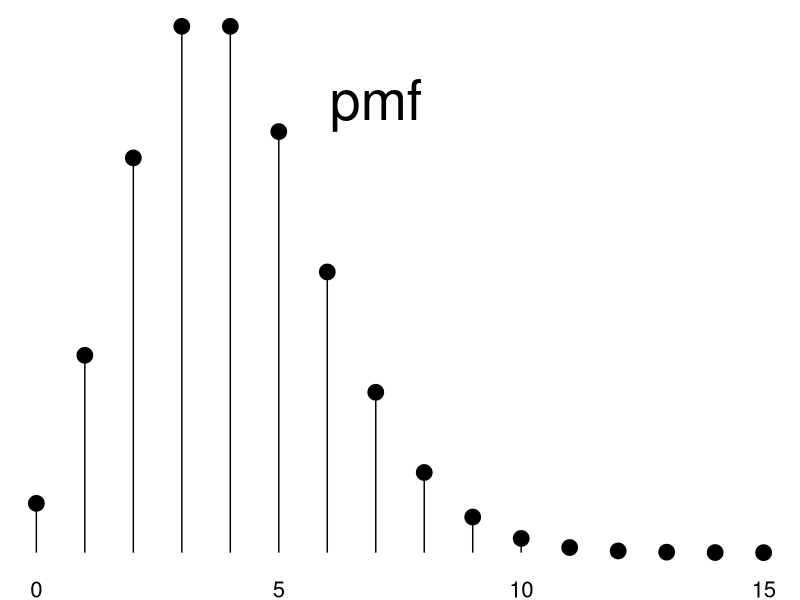
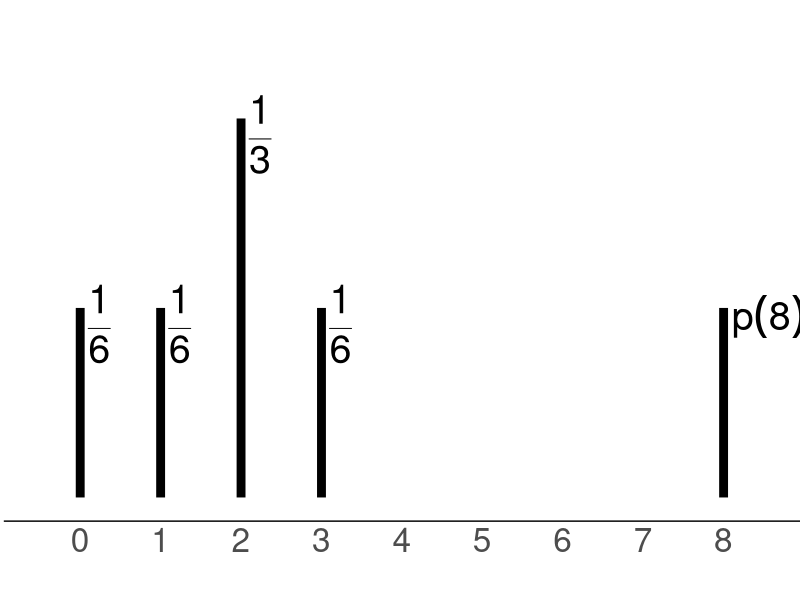
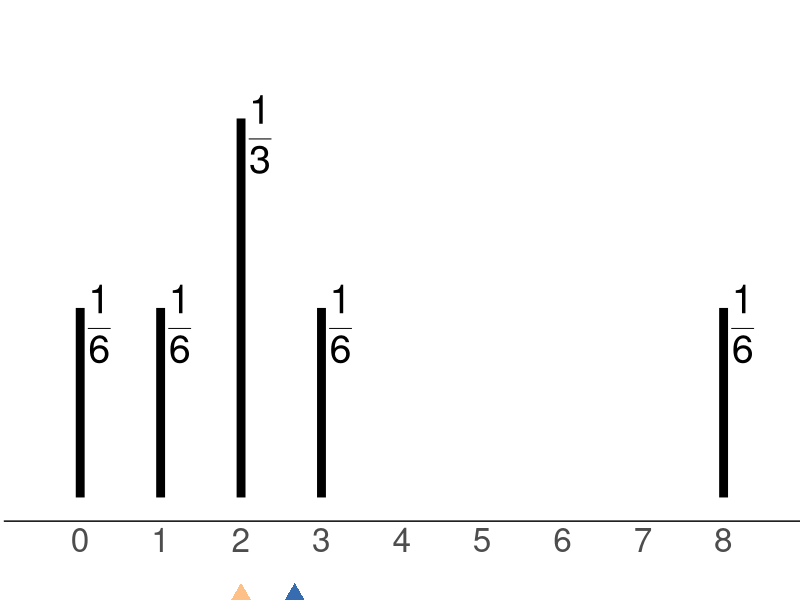
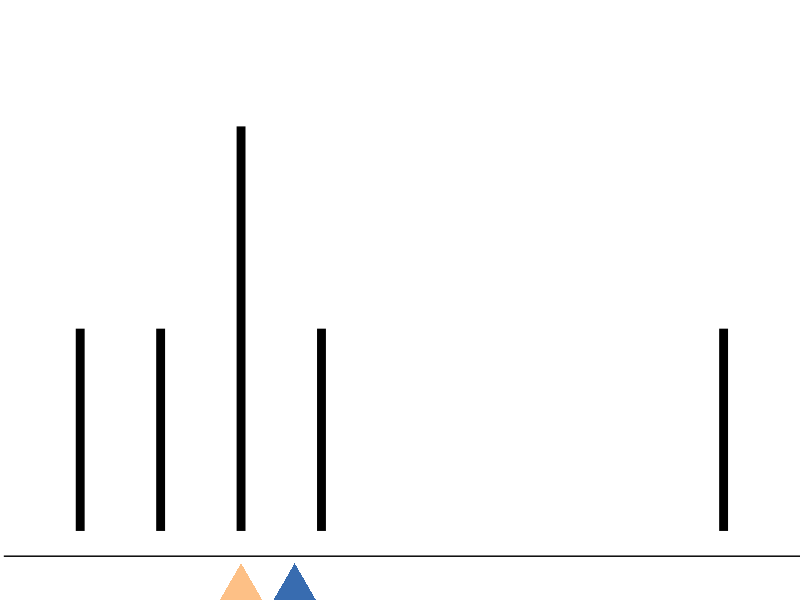
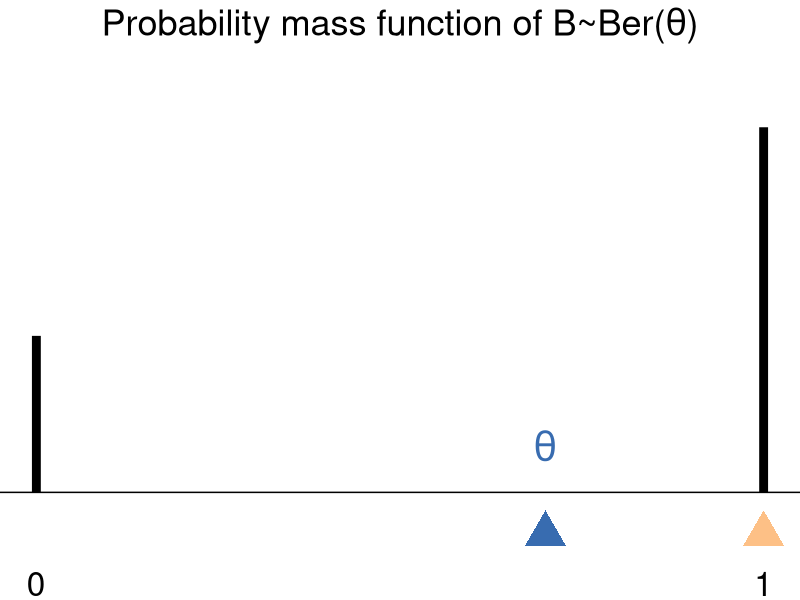
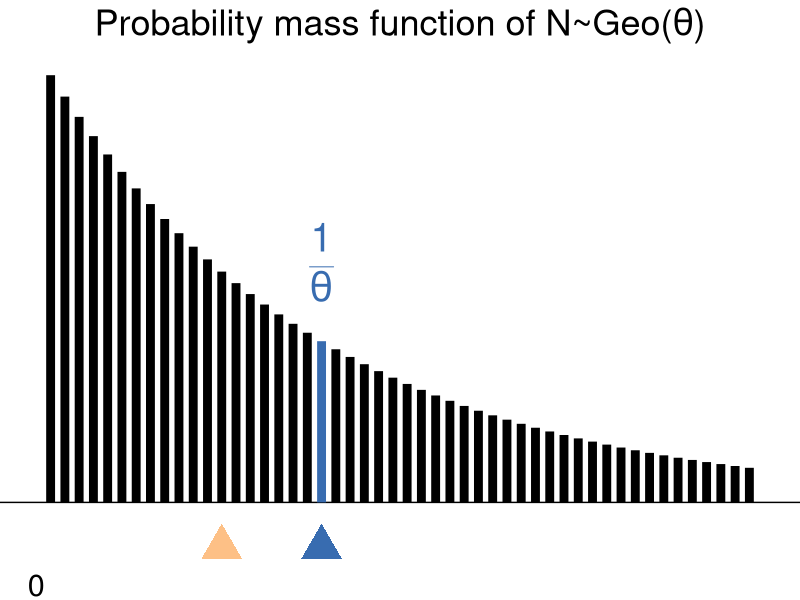
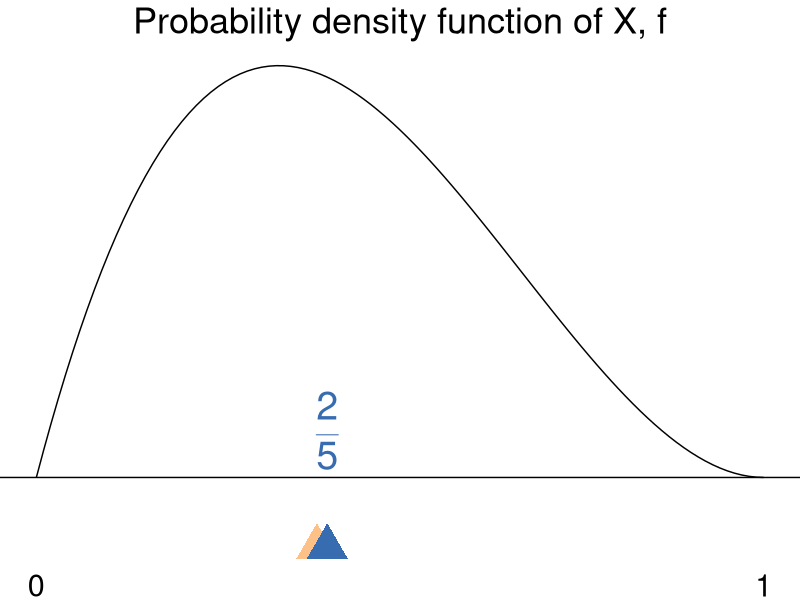
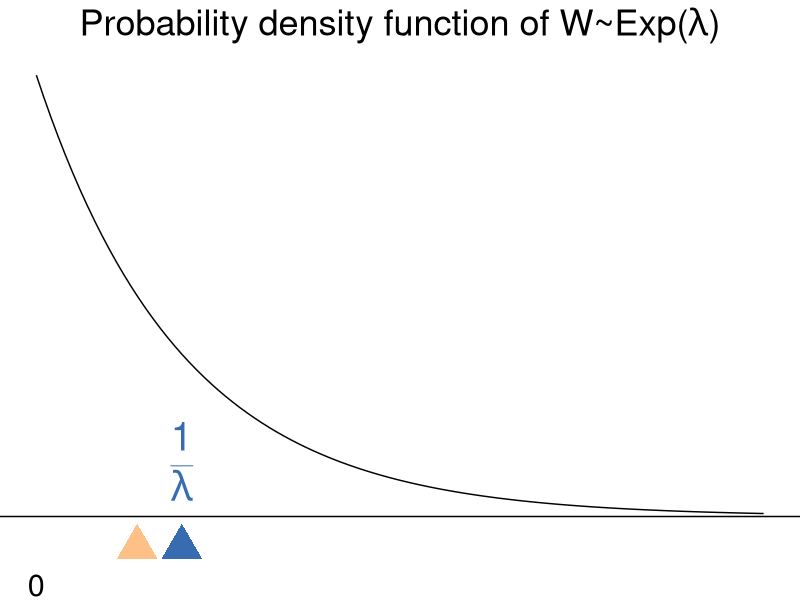

Write R code to recreate these figures, in order.
## ---- chunk 1
library(tidyverse)
library(fontawesome)
library(ggforce)
knitr::opts_chunk$set(eval = TRUE)
palette(RColorBrewer::brewer.pal(8, "Accent"))
# plot(1:5, col = 1:5, cex = 2, pch = 16)
theme_sizes <- theme(
    plot.title = element_text(size = 32),
    plot.subtitle = element_text(size = 24),
    axis.text = element_text(size = 20),
    axis.title = element_blank(),
    legend.text = element_text(size = 20)
  )
## ---- chunk 2
#| echo: false
pcoffee <- ggplot(tibble(x = 0:15, d = dpois(0:15, 4)), aes(x = x, y = d)) +
  theme_void() +
  geom_segment(aes(xend = x, yend = 0)) +
  geom_point(size = 5, col = 1) +
  annotate("text", 7, dpois(4, 3), label = "pmf", size = 14) +
  scale_x_continuous(breaks = seq(0, 20, 5)) +
  theme(axis.text.x = element_text(size = 16))
pcoffee
## ---- chunk 3
pmf_coffee_cups <- tibble(
  x = c(0, 1, 2, 3, 8),
  p = c(1/6, 1/6, 1/3, 1/6, 1/6),
  plab = c("frac(1,6)", "frac(1,6)", "frac(1,3)", "frac(1,6)", "p(8)")
)
ggplot(pmf_coffee_cups, aes(x = x, y = p)) +
  theme_classic() +
  geom_segment(aes(xend = x, yend = 0), linewidth = 3) +
  geom_text(aes(label = plab), parse = TRUE,
            hjust = 0, vjust = .7, nudge_x = .1, size = 10) +
  scale_x_continuous(breaks = 0:8) +
  coord_cartesian(ylim = c(0, 5/12), xlim = c(-0.5, 8.5), clip = "off") +
  theme(
    axis.text.x = element_text(size = 24),
    axis.line.y = element_blank(),
    axis.title = element_blank(),
    axis.ticks = element_blank(),
    axis.text.y = element_blank(),
    plot.margin = unit(c(0, 0, 2, 0), "lines")
  )
## ---- chunk 4
#| echo: false
mean_coffee_cups <- sum(pmf_coffee_cups$x * pmf_coffee_cups$p)
pmf_coffee_cups$plab[5] <- "frac(1,6)"
ggplot(pmf_coffee_cups, aes(x = x, y = p)) +
  theme_classic() +
  geom_segment(aes(xend = x, yend = 0), linewidth = 3) +
  geom_text(aes(label = plab), parse = TRUE,
            hjust = 0, vjust = .7, nudge_x = .1, size = 10) +
  scale_x_continuous(breaks = 0:8) +
  coord_cartesian(ylim = c(0, 5/12), xlim = c(-0.5, 8.5), clip = "off") +
  annotate("point", x = 2, y = -0.1,
           pch = 17, size = 12, fill = palette()[3], color = palette()[3]) +
  annotate("point", x = mean_coffee_cups, y = -0.1,
           pch = 17, size = 12, fill = palette()[5], color = palette()[5]) +
  theme(
    axis.text.x = element_text(size = 24),
    axis.line.y = element_blank(),
    axis.title = element_blank(),
    axis.ticks = element_blank(),
    axis.text.y = element_blank(),
    plot.margin = unit(c(0, 0, 2, 0), "lines")
  ) 
## ---- chunk 5
#| echo: false
ggplot(pmf_coffee_cups, aes(x = x, y = p)) +
  theme_classic() +
  geom_segment(aes(xend = x, yend = 0), linewidth = 3) +
  scale_x_continuous(breaks = 0:8) +
  coord_cartesian(ylim = c(0, 5/12), xlim = c(-0.5, 8.5), clip = "off") +
  annotate("point", x = 2, y = -0.05,
           pch = 17, size = 12, fill = palette()[3], color = palette()[3]) +
  annotate("point", x = mean_coffee_cups, y = -0.05,
           pch = 17, size = 12, fill = palette()[5], color = palette()[5]) +
  theme(
    axis.text.x = element_blank(),
    axis.line.y = element_blank(),
    axis.title = element_blank(),
    axis.ticks = element_blank(),
    axis.text.y = element_blank(),
    plot.margin = unit(c(0, 0, 2, 0), "lines")
  )
## ---- chunk 6
#| echo: false
exb <- tibble(x = 0:1, d = c(0.3, 0.7))
ggplot(exb, aes(x = x, y = d)) +
  theme_void() +
  geom_segment(aes(xend = x, yend = 0), linewidth = 3) +
  annotate("point", x = 1, y = -0.08, size = 10,
           pch = 17, fill = palette()[3], color = palette()[3]) +
  annotate("point", x = 0.7, y = -0.08, size = 10,
           pch = 17, fill = palette()[5], color = palette()[5]) +
  annotate("text", x = 0.7, y = 0, size = 10, 
           label = "theta", col = palette()[5], 
           hjust = 0.5 , vjust = -1, parse = TRUE) +
  geom_hline(yintercept = 0) +
  scale_x_continuous(breaks = 0:1) +
  scale_y_continuous(limits = c(-.1, 0.8)) +
  labs(title = expression(
    paste("Probability mass function of B~Ber(", theta, ")")
    ))+
  theme(axis.text.x = element_text(size = 24),
        plot.title = element_text(size = 26, hjust = 0.5),
        plot.title.position = "plot")
## ---- chunk 7
#| echo: false
lott <- tibble(x = 1:50) %>% mutate(d = dgeom(x, 1/20))
ggplot(lott, aes(x = x, y = d)) +
  theme_void() +
  geom_hline(yintercept = 0) +
  geom_segment(aes(xend = x, yend = 0, color = x == 20), 
               show.legend = FALSE, linewidth = 3) +
  scale_fill_manual(values = c("black", palette()[5]), 
                    aesthetics = c("color", "fill")) +
  scale_x_continuous(breaks = c(0), limits = c(0, 51), labels = c(0)) +
  annotate("point", x = qgeom(.5, 1/20), y = -0.005, size = 10,
           pch = 17, fill = palette()[3], color = palette()[3]) +
  annotate("point", x = 20, y = -0.005, size = 10,
           pch = 17, fill = palette()[5], color = palette()[5]) +
  annotate("text", x = 20, y = dgeom(20, 1/20), size = 10, 
           label = "frac(1, theta)", col = palette()[5], 
           hjust = 0.5 , vjust = -0.5, parse = TRUE) +
  labs(title = expression(
    paste("Probability mass function of N~Geo(", theta, ")")
  ))+
  theme(axis.text.x = element_text(size = 22),
        plot.title = element_text(size = 26, hjust = 0.5),
        plot.title.position = "plot")
## ---- chunk 8
#| echo: false
#| fig-asp: 0.25
ggplot() +
  theme_void() +
  geom_hline(yintercept = 0) +
  geom_function(fun = dbeta, args = list(shape1 = 2, shape2 = 3),
                xlim = c(0, 1)) +
  scale_x_continuous(breaks = c(0, 1), limits = c(0, 1)) +
  annotate("point", x = qbeta(.5, 2, 3), y = -0.3, size = 10,
           pch = 17, fill = palette()[3], color = palette()[3]) +
  annotate("point", x = 2/5, y = -0.3, size = 10,
           pch = 17, fill = palette()[5], color = palette()[5]) +
  annotate("text", x = 2/5, y = 0, size = 10, 
           label = "frac(2, 5)", col = palette()[5], 
           hjust = 0.5 , vjust = -0.1, parse = TRUE) +
  labs(title = "Probability density function of X, f")+
  theme(axis.text.x = element_text(size = 22),
        plot.title = element_text(size = 26, hjust = 0.5),
        plot.title.position = "plot")
## ---- chunk 9
#| echo: false
ggplot() +
  theme_void() +
  geom_function(fun = dexp, xlim = c(0, 5)) +
  geom_hline(yintercept = 0) +
  scale_x_continuous(breaks = c(0), labels = c(0)) +
  annotate("point", x = qexp(.5), y = -0.07, size = 10,
           pch = 17, fill = palette()[3], color = palette()[3]) +
  annotate("point", x = 1, y = -0.07, size = 10,
           pch = 17, fill = palette()[5], color = palette()[5]) +
  annotate("text", x = 1, y = 0, size = 10, 
           label = "frac(1, lambda)", col = palette()[5], 
           hjust = 0.5 , vjust = -0.2, parse = TRUE) +
  labs(title = expression(
    paste("Probability density function of W~Exp(", lambda, ")")
  ))+
  theme(axis.text.x = element_text(size = 22),
        plot.title = element_text(size = 26, hjust = 0.5),
        plot.title.position = "plot")
## ---- chunk 10
#| layout-ncol: 2
ggplot() +
  theme_void() +
  geom_segment(aes(x = 0, xend = 10, y = 0.1, yend = 0.1)) +
  geom_segment(aes(x = -1, xend = 0, y = 0, yend = 0)) +
  geom_segment(aes(x = 10, xend = 11, y = 0, yend = 0)) +
  geom_segment(aes(x = 0, xend = 0, y = 0, yend = 0.1), linetype = "dotted") +
  geom_segment(aes(x = 10, xend = 10, y = 0, yend = 0.1), linetype = "dotted") +
  annotate("point", x = 5, y = 0.01, size = 10,
           pch = 25, fill = palette()[5], color = palette()[5]) +
  geom_hline(yintercept = -0.001) +
  labs(title = "Probability density function of X", y = NULL, x = "x") +
  scale_y_continuous(breaks = c(0, 0.1)) +
  scale_x_continuous(breaks = c(0, 5, 10)) +
  coord_cartesian(ylim = c(0, 0.11)) +
  theme_sizes
ggplot() +
  theme_void() +
  geom_function(fun = function(x) 1 / (20 * sqrt(x)), xlim = c(0.07, 100)) +
  geom_hline(yintercept = -0.001) +
  annotate("point", x = 100/3, y = 0.02, size = 10,
           pch = 25, fill = palette()[5], color = palette()[5]) +
  scale_x_continuous(breaks = c(0, 100/3, 100), labels = c("0", "100/3", "100")) +
  scale_y_continuous(breaks = c(0, 0.1)) +
  coord_cartesian(ylim = c(0, 0.2)) +
  labs(title = "Probability density function of Y", y = NULL, x = expression(x^2)) +
  theme_sizes

## ---- chunk 11
#| echo: false
pcoffee
## ---- chunk 12
#| echo: false
poisdd <- tibble(x = 1:15) %>% mutate(d = dpois(x, 4))
ggplot(poisdd, aes(x = x, y = d)) +
  theme_void() +
  geom_hline(yintercept = 0) +
  geom_segment(aes(xend = x, yend = 0, color = x == 4), 
               show.legend = FALSE, linewidth = 3) +
  scale_fill_manual(values = c("black", palette()[5]), 
                    aesthetics = c("color", "fill")) +
  scale_x_continuous(breaks = c(0), labels = c(0)) +
  annotate("point", x = qpois(.5, 4), y = -0.005, size = 10,
           pch = 17, fill = palette()[3], color = palette()[3]) +
  annotate("point", x = 4, y = -0.005, size = 10,
           pch = 17, fill = palette()[5], color = palette()[5]) +
  annotate("text", x = 4, y = dpois(4, 4), size = 10, 
           label = "frac(1, theta)", col = palette()[5], 
           hjust = 0.5 , vjust = -0.5, parse = TRUE) +
  labs(title = expression(
    paste("Probability mass function of D~Pois(", lambda, ")")
  ))+
  theme(axis.text.x = element_text(size = 22),
        plot.title = element_text(size = 26, hjust = 0.5),
        plot.title.position = "plot")
## ---- chunk 13
#| echo: false
pcoffee
## ---- chunk 14
pmf_coffee_cups$plab[5] <- "frac(1,6)"
ggplot(pmf_coffee_cups, aes(x = x, y = p)) +
  theme_classic() +
  geom_segment(aes(xend = x, yend = 0), linewidth = 3) +
  geom_text(aes(label = plab), parse = TRUE,
            hjust = 0, vjust = .7, nudge_x = .1, size = 10) +
  annotate("point", x = mean_coffee_cups, y = -0.1,
           pch = 17, size = 12, fill = palette()[5], color = palette()[5]) +
  scale_x_continuous(breaks = 0:8) +
  coord_cartesian(ylim = c(0, 5/12), xlim = c(-0.5, 8.5), clip = "off") +
  theme(
    axis.text.x = element_text(size = 24),
    axis.line.y = element_blank(),
    axis.title = element_blank(),
    axis.ticks = element_blank(),
    axis.text.y = element_blank(),
    plot.margin = unit(c(0, 0, 2, 0), "lines")
  )
## ---- chunk 15
pmf_coffee_cups$plab[5] <- "frac(1,6)"
ggplot(pmf_coffee_cups[c(1,2,3,5,4), ], aes(x = x, y = p)) +
  theme_classic() +
  geom_vline(xintercept = mean_coffee_cups, linetype = 3) +
  geom_segment(aes(xend = x, yend = 0), linewidth = 3, color = "darkgrey") +
  geom_segment(aes(x = mean_coffee_cups, xend = x, y = 0, yend = 0, color = factor(x)), 
               linewidth = 3, arrow = arrow()) +
  geom_text(aes(label = plab), parse = TRUE,
            hjust = 0, vjust = .7, nudge_x = .1, size = 10) +
  annotate("point", x = mean_coffee_cups, y = -0.1,
           pch = 17, size = 12, fill = "black", color = "black") +
  scale_x_continuous(breaks = 0:8) +
  scale_color_manual(values = c(palette()[1:3], "red", palette()[5]), guide = "none") +
  coord_cartesian(ylim = c(0, 5/12), xlim = c(-0.5, 8.5), clip = "off") +
  theme(
    axis.text.x = element_text(size = 24),
    axis.line.y = element_blank(),
    axis.title = element_blank(),
    axis.ticks = element_blank(),
    axis.text.y = element_blank(),
    plot.margin = unit(c(0, 0, 2, 0), "lines")
  )
